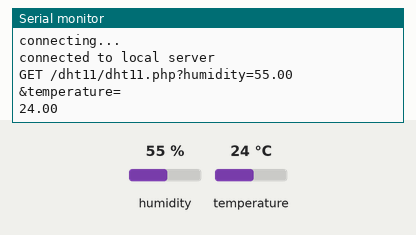
The sketch below on a simulated ESP8266 (NodeMCU). Shown: the last lines printed to the serial monitor. Inputs (shaded band) come from the test bench; at power-on: humidity 55 %, temperature 24 °C. WiFi joins after 1.5 s; servers stay silent unless stated.

Above: at 4.3 s.
4.4 s: humidity set to 22 %
12.0 s: temperature set to 12 °C
At 14.9 s:
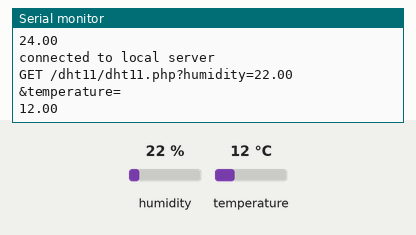
19.6 s: humidity set to 40 %
At 24.8 s:
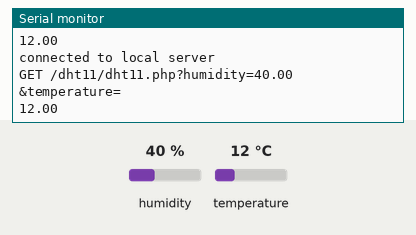

Measured:
- after the input at 12.0 s, the serial monitor: prints a new line after 1.6 s (image 1)
- after the input at 19.6 s, the serial monitor: prints a new line after 4.2 s (image 2)

The sketch:

dht_good.ino
```cpp
#include "DHT.h"
#include <ESP8266WiFi.h>
#include <WiFiClient.h>
#include <ESP8266WebServer.h>
#include <ESP8266mDNS.h>
#include <SPI.h>

#define DHTTYPE DHT11

uint8_t DHTPIN = D2; //choose your correct PIN type here.
DHT dht(DHTPIN,DHTTYPE);

float humidityData;
float temperatureData;

const char* ssid = "iPhone";
const char* password = "11223344";
//WiFiClient client;
byte server[] = {172, 20, 10, 2};   //eg: This is the IP address of your PC once XAMPP

WiFiClient client;

void setup()
{
 Serial.begin(115200);
  delay(100);
  pinMode(DHTPIN, INPUT);

  dht.begin();
  // Connect to WiFi network
  Serial.print("Connecting to ");
  Serial.println(ssid);
  WiFi.begin(ssid, password);

  while (WiFi.status() != WL_CONNECTED) {
    delay(1000);
    Serial.print(".");
  }
  Serial.println("");
  Serial.println("WiFi connected");
  Serial.print("Got IP: "); Serial.print(WiFi.localIP());
// Start the server
//  server.begin();
//  Serial.println("Server started");
  Serial.println("");
  delay(1000);
  Serial.println("connecting...");
 }
void loop()
{
  humidityData = dht.readHumidity();
  temperatureData = dht.readTemperature();
  Sending_To_phpmyadmindatabase(humidityData, temperatureData);
  delay(10000); // every 10 secs
 }

   void Sending_To_phpmyadmindatabase(float humidityData, float temperatureData)   //CONNECTING WITH MYSQL, pass the variables here to call the function correctly.
   {
   if (client.connect(server, 80)) {
    Serial.println("connected to local server");
    // Make a HTTP request:

    Serial.print("GET /dht11/dht11.php?humidity=");
    client.print("GET /dht11/dht11.php?humidity=");     //YOUR URL


    Serial.println(humidityData);
    client.print(humidityData);
    client.print("&temperature=");

    Serial.println("&temperature=");
    client.print(temperatureData);

    Serial.println(temperatureData);
    client.print(" ");      //SPACE BEFORE HTTP/1.1
    client.print("HTTP/1.1");
    client.println();

    client.println("Host: 192.168.43.141"); // Add your server IP address here. If you forgotten, please see XAMPP > Apached-access-logs for issues. If the IP address is not added or incorrectly added, Apache will give error 400 which is malformed HTTP Request
    client.println("Connection: close");
    client.println();

  } else {
    // if you didn't get a connection to the server:
    Serial.println("connection failed");
  }
 }
```
